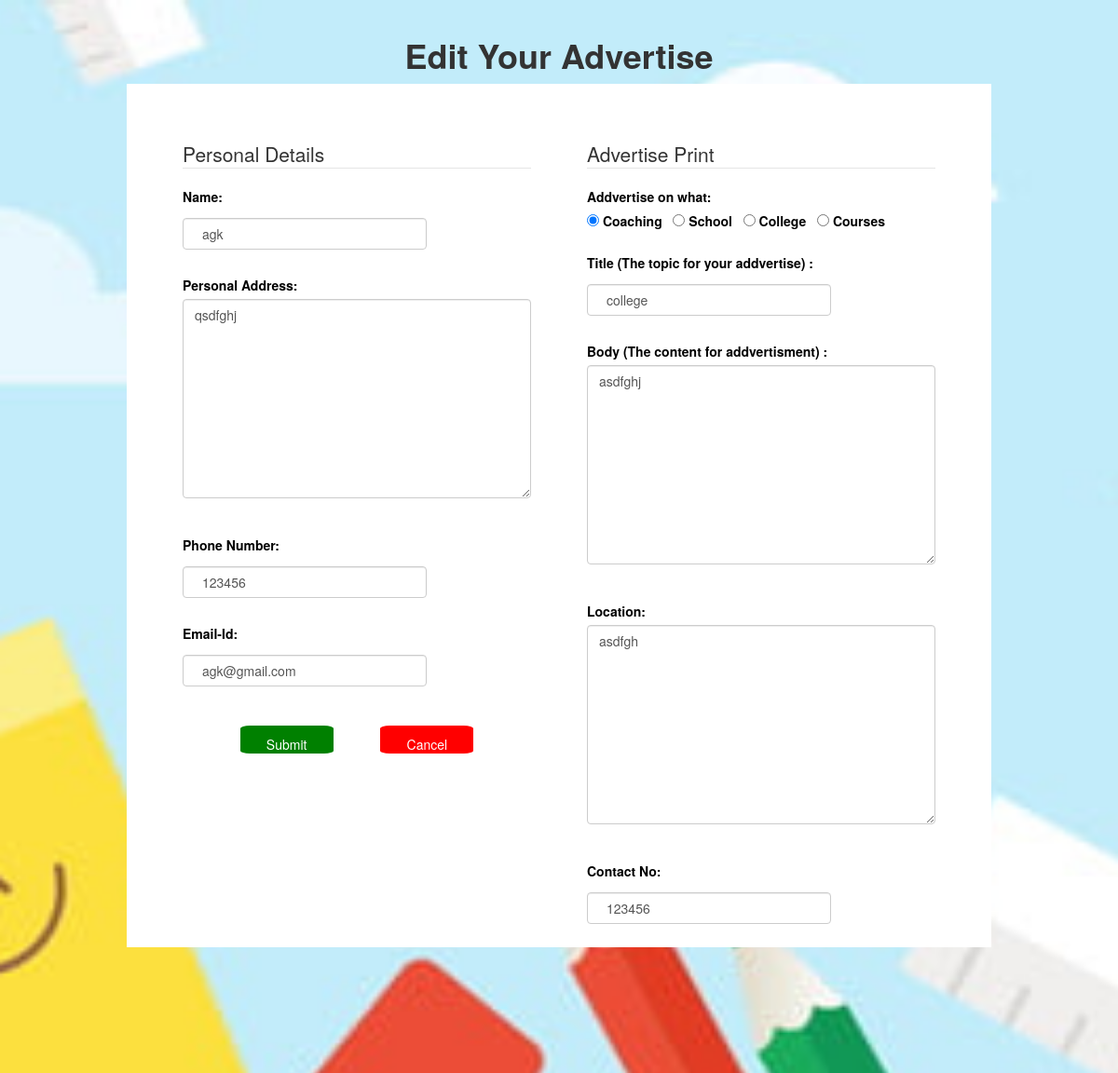
Screenshot of /editadd.php?id=4 with the database file from the repository.
### tables this page shows
CREATE TABLE `addvertise` (
  `id` int(255) NOT NULL,
  `name` varchar(255) NOT NULL,
  `PAddress` varchar(255) NOT NULL,
  `Phno` varchar(255) NOT NULL,
  `Emailid` varchar(255) NOT NULL,
  `AddvertiseOnWhat` varchar(255) NOT NULL,
  `title` varchar(255) NOT NULL,
  `body` varchar(255) NOT NULL,
  `Location` varchar(255) NOT NULL,
  `contact` varchar(255) NOT NULL,
  `AddEmailid` varchar(255) NOT NULL,
  `AddImage` varchar(255) NOT NULL
);

### editadd.php (the view, shortened to what this page needs)
<?php
	include('conns.php');
	$id=$_GET['id'];
	$query=mysqli_query($conn,"select * from `addvertise` where id='$id'");
	$row=mysqli_fetch_array($query);
?>
<!DOCTYPE html>
<html>
<head>
<link rel="stylesheet" href="css/sf.css">
<link rel="stylesheet" href="https://maxcdn.bootstrapcdn.com/bootstrap/3.3.7/css/bootstrap.min.css">
<link rel="stylesheet" href="https://cdnjs.cloudflare.com/ajax/libs/font-awesome/4.7.0/css/font-awesome.min.css">
</head>
<body background="images/bg5.jpg">
<h1> Edit Your Advertise </h1>
<div class="container">
<div class="left">
<form method="POST" enctype="multipart/form-data" action="updateadd.php?id=<?php echo $id; ?>">
<fieldset>
<legend>Personal Details</legend>
<label for="name">Name: </label><br>
<input type="text" id="name" name="name" value="<?php echo $row['name']; ?>" class="form-control" placeholder="Please Enter Your Name...." required>
<br><br>
<label for="PAddress">Personal Address: </label><br>
<textarea id="PAddress" rows="10" cols="30" name="PAddress" class="form-control" placeholder="Your Address...." required><?php echo $row['PAddress']; ?></textarea>
<br><br>
<label for="Phno">Phone Number: </label><br>
<input type="text" id="Phno" name="Phno" value="<?php echo $row['Phno']; ?>" class="form-control" placeholder="Phone Number...." required>
<br><br>
<label for="Emailid">Email-Id: </label><br>
<input type="text" id="Emailid" name="Emailid" value="<?php echo $row['Emailid']; ?>" class="form-control" placeholder="Email Id....">
</fieldset>
</div>
<div class="right">
<fieldset>
<legend>Advertise Print</legend>
<label for="AddvertiseOnWhat">Addvertise on what: </label><br>
<input type="radio" id="coaching" name="AddvertiseOnWhat" value="Coaching" <?php if($row['AddvertiseOnWhat']=="Coaching"){echo "checked";}?> required>
<label for="AddvertiseOnWhat">Coaching</label>&nbsp&nbsp
<input type="radio" id="school" name="AddvertiseOnWhat" value="School" <?php if($row['AddvertiseOnWhat']=="School"){echo "checked";}?>>
<label for="AddvertiseOnWhat">School</label>&nbsp&nbsp
<input type="radio" id="college" name="AddvertiseOnWhat" value="College" <?php if($row['AddvertiseOnWhat']=="College"){echo "checked";}?>>
<label for="AddvertiseOnWhat">College</label>&nbsp&nbsp
<input type="radio" id="courses" name="AddvertiseOnWhat" value="Courses" <?php if($row['AddvertiseOnWhat']=="Courses"){echo "checked";}?>>
<label for="AddvertiseOnWhat">Courses</label>&nbsp&nbsp
<br><br>
<label for="title">Title (The topic for your addvertise) : </label><br>
<input type="text" id="title" name="title" value="<?php echo $row['title']; ?>" class="form-control" placeholder="Enter the title...." required>
<br><br>
<label for="body">Body (The content for addvertisment) : </label><br>
<textarea id="body" name="body" rows="10" cols="30" class="form-control" placeholder="Advertisment body...." required><?php echo $row['body']; ?></textarea>
<br><br>
<label for="Location">Location: </label><br>
<textarea id="Location" name="Location" rows="10" cols="30" class="form-control" placeholder="Location...." required><?php echo $row['Location']; ?></textarea>
<br><br>
<label for="contact">Contact No: </label><br>
<input type="text" id="contact" name="contact" value="<?php echo $row['contact']; ?>" class="form-control" placeholder="Enter contact no...." required>
<br><br>
<label for="AddEmailid">Email-Id: </label><br>
<input type="text" id="AddEmailid" name="AddEmailid" value="<?php echo $row['AddEmailid']; ?>" class="form-control" placeholder="Enter Email Id....">
</fieldset>
</div>
<br><br>
<center><input type="submit" name="submit" id="submit" value="Submit">&nbsp&nbsp&nbsp&nbsp&nbsp&nbsp&nbsp&nbsp&nbsp&nbsp&nbsp
<input type="reset" name="reset" id="reset" value="Cancel">
</div>
</body>
</html>

### css/sf.css (style rules this page uses)
body { background-size: cover; background-repeat: no-repeat; background-attachment: fixed; background-position: center; }
.container { width:50%; padding: 10px 15px 15px 20px; background: linear-gradient(to bottom, #ffffcc 0%, #ffff99 47%); color:Black; margin:auto; }
fieldset { padding: 10px 15px 15px 20px; }
legend { color:Orange; }
h1 { color:#ffffff; font-weight:bold; font-size: 40px; }
input[type=text], input[type=email] { width: 70%; padding: 12px 20px; margin: 8px 0; display: inline-block; border: 1px solid #ccc; border-radius: 4px; box-sizing: border-box; }
textarea { width: 70%; padding: 12px 20px; margin: 8px 0; display: inline-block; border: 1px solid #ccc; border-radius: 4px; box-sizing: border-box; }
input[type=submit], input[type=reset] { background-color: #4CAF50; border: none; color: white; padding: 10px 22px; text-decoration: none; margin: 4px 2px; cursor: pointer; }

### editadd.php (style rules this page uses)
body { padding: 10px; margin: 10px; background-repeat: no-repeat; background-size: cover; }
.container { background: white; width: 80%; height: 100%; padding: 30px; }
.container .right { background: white; float: right; width: 50%; height: 100%; padding: 30px; }
.container .left { background: white; float: left; width: 50%; height: 100%; padding: 30px; }
h1 { text-align: center; font-weight: bold; }
#submit { background:Green; width:100px; height:30px; color:white; border:none; border-radius: 10%; }
#reset { background:Red; width:100px; height:30px; color:white; border:none; border-radius: 10%; }

### rows the page displays
addvertise: name "agk", PAddress "qsdfghj", Phno "123456", Emailid "agk@gmail.com", AddvertiseOnWhat "☑", title "college", body "asdfghj", Location "asdfgh", contact "123456", AddEmailid "agk@gmail.com"
